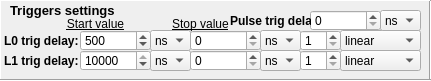
   <widget class="QWidget" name="widget_39" native="true">
    <property name="geometry">
     <rect>
      <x>300</x>
      <y>490</y>
      <width>431</width>
      <height>81</height>
     </rect>
    </property>
    <widget class="Line" name="line_50">
     <property name="geometry">
      <rect>
       <x>420</x>
       <y>0</y>
       <width>21</width>
       <height>81</height>
      </rect>
     </property>
     <property name="orientation">
      <enum>Qt::Vertical</enum>
     </property>
    </widget>
    <widget class="Line" name="line_51">
     <property name="geometry">
      <rect>
       <x>-10</x>
       <y>0</y>
       <width>21</width>
       <height>81</height>
      </rect>
     </property>
     <property name="orientation">
      <enum>Qt::Vertical</enum>
     </property>
    </widget>
    <widget class="Line" name="line_21">
     <property name="geometry">
      <rect>
       <x>0</x>
       <y>-10</y>
       <width>431</width>
       <height>21</height>
      </rect>
     </property>
     <property name="orientation">
      <enum>Qt::Horizontal</enum>
     </property>
    </widget>
    <widget class="Line" name="line_54">
     <property name="geometry">
      <rect>
       <x>0</x>
       <y>70</y>
       <width>431</width>
       <height>21</height>
      </rect>
     </property>
     <property name="orientation">
      <enum>Qt::Horizontal</enum>
     </property>
    </widget>
    <widget class="QLabel" name="label_41">
     <property name="geometry">
      <rect>
       <x>10</x>
       <y>0</y>
       <width>141</width>
       <height>21</height>
      </rect>
     </property>
     <property name="font">
      <font>
       <pointsize>10</pointsize>
       <weight>75</weight>
       <bold>true</bold>
      </font>
     </property>
     <property name="text">
      <string>Triggers settings</string>
     </property>
     <property name="textFormat">
      <enum>Qt::AutoText</enum>
     </property>
     <property name="wordWrap">
      <bool>false</bool>
     </property>
    </widget>
    <widget class="QComboBox" name="comboBox_L1_delta">
     <property name="geometry">
      <rect>
       <x>340</x>
       <y>50</y>
       <width>81</width>
       <height>21</height>
      </rect>
     </property>
     <item>
      <property name="text">
       <string>linear</string>
      </property>
     </item>
     <item>
      <property name="text">
       <string>logarithmic</string>
      </property>
     </item>
    </widget>
    <widget class="QSpinBox" name="L1_2">
     <property name="geometry">
      <rect>
       <x>190</x>
       <y>50</y>
       <width>71</width>
       <height>21</height>
      </rect>
     </property>
     <property name="maximum">
      <number>10000</number>
     </property>
     <property name="singleStep">
      <number>50</number>
     </property>
    </widget>
    <widget class="QComboBox" name="comboBox_L1_2">
     <property name="geometry">
      <rect>
       <x>260</x>
       <y>50</y>
       <width>41</width>
       <height>21</height>
      </rect>
     </property>
     <item>
      <property name="text">
       <string>ns</string>
      </property>
     </item>
    </widget>
    <widget class="QLabel" name="label_42">
     <property name="geometry">
      <rect>
       <x>170</x>
       <y>13</y>
       <width>61</width>
       <height>21</height>
      </rect>
     </property>
     <property name="font">
      <font>
       <weight>50</weight>
       <bold>false</bold>
       <underline>true</underline>
      </font>
     </property>
     <property name="layoutDirection">
      <enum>Qt::LeftToRight</enum>
     </property>
     <property name="text">
      <string>Stop value</string>
     </property>
     <property name="alignment">
      <set>Qt::AlignCenter</set>
     </property>
    </widget>
    <widget class="QLabel" name="label_46">
     <property name="geometry">
      <rect>
       <x>50</x>
       <y>13</y>
       <width>91</width>
       <height>21</height>
      </rect>
     </property>
     <property name="font">
      <font>
       <weight>50</weight>
       <bold>false</bold>
       <underline>true</underline>
      </font>
     </property>
     <property name="text">
      <string>Start value</string>
     </property>
     <property name="alignment">
      <set>Qt::AlignCenter</set>
     </property>
    </widget>
    <widget class="QComboBox" name="comboBox_L0_delta">
     <property name="geometry">
      <rect>
       <x>340</x>
       <y>30</y>
       <width>81</width>
       <height>21</height>
      </rect>
     </property>
     <item>
      <property name="text">
       <string>linear</string>
      </property>
     </item>
     <item>
      <property name="text">
       <string>logarithmic</string>
      </property>
     </item>
    </widget>
    <widget class="QComboBox" name="comboBox_L0">
     <property name="geometry">
      <rect>
       <x>150</x>
       <y>30</y>
       <width>41</width>
       <height>21</height>
      </rect>
     </property>
     <item>
      <property name="text">
       <string>ns</string>
      </property>
     </item>
    </widget>
    <widget class="QComboBox" name="comboBox_L0_2">
     <property name="geometry">
      <rect>
       <x>260</x>
       <y>30</y>
       <width>41</width>
       <height>21</height>
      </rect>
     </property>
     <item>
      <property name="text">
       <string>ns</string>
      </property>
     </item>
    </widget>
    <widget class="QSpinBox" name="spinBox_L0_times">
     <property name="geometry">
      <rect>
       <x>300</x>
       <y>30</y>
       <width>41</width>
       <height>21</height>
      </rect>
     </property>
     <property name="minimum">
      <number>1</number>
     </property>
     <property name="value">
      <number>1</number>
     </property>
    </widget>
    <widget class="QSpinBox" name="L0">
     <property name="geometry">
      <rect>
       <x>80</x>
       <y>30</y>
       <width>71</width>
       <height>21</height>
      </rect>
     </property>
     <property name="maximum">
      <number>1000</number>
     </property>
     <property name="singleStep">
      <number>5</number>
     </property>
     <property name="value">
      <number>500</number>
     </property>
    </widget>
    <widget class="QComboBox" name="comboBox_L1">
     <property name="geometry">
      <rect>
       <x>150</x>
       <y>50</y>
       <width>41</width>
       <height>21</height>
      </rect>
     </property>
     <item>
      <property name="text">
       <string>ns</string>
      </property>
     </item>
    </widget>
    <widget class="QSpinBox" name="spinBox_L1_times">
     <property name="geometry">
      <rect>
       <x>300</x>
       <y>50</y>
       <width>41</width>
       <height>21</height>
      </rect>
     </property>
     <property name="minimum">
      <number>1</number>
     </property>
     <property name="value">
      <number>1</number>
     </property>
    </widget>
    <widget class="QSpinBox" name="L0_2">
     <property name="geometry">
      <rect>
       <x>190</x>
       <y>30</y>
       <width>71</width>
       <height>21</height>
      </rect>
     </property>
     <property name="maximum">
      <number>1000</number>
     </property>
     <property name="singleStep">
      <number>5</number>
     </property>
    </widget>
    <widget class="QSpinBox" name="L1">
     <property name="geometry">
      <rect>
       <x>80</x>
       <y>50</y>
       <width>71</width>
       <height>21</height>
      </rect>
     </property>
     <property name="maximum">
      <number>10000</number>
     </property>
     <property name="singleStep">
      <number>50</number>
     </property>
     <property name="value">
      <number>10000</number>
     </property>
    </widget>
    <widget class="QLabel" name="label_47">
     <property name="geometry">
      <rect>
       <x>4</x>
       <y>30</y>
       <width>81</width>
       <height>21</height>
      </rect>
     </property>
     <property name="font">
      <font>
       <weight>75</weight>
       <bold>true</bold>
      </font>
     </property>
     <property name="text">
      <string>L0 trig delay:</string>
     </property>
    </widget>
    <widget class="QLabel" name="label_48">
     <property name="geometry">
      <rect>
       <x>4</x>
       <y>50</y>
       <width>81</width>
       <height>21</height>
      </rect>
     </property>
     <property name="font">
      <font>
       <weight>75</weight>
       <bold>true</bold>
      </font>
     </property>
     <property name="text">
      <string>L1 trig delay:</string>
     </property>
    </widget>
    <widget class="QSpinBox" name="delay_trig">
     <property name="geometry">
      <rect>
       <x>310</x>
       <y>10</y>
       <width>71</width>
       <height>21</height>
      </rect>
     </property>
     <property name="maximum">
      <number>1000</number>
     </property>
     <property name="singleStep">
      <number>5</number>
     </property>
    </widget>
    <widget class="QComboBox" name="comboBox_delay_trig">
     <property name="geometry">
      <rect>
       <x>380</x>
       <y>10</y>
       <width>41</width>
       <height>21</height>
      </rect>
     </property>
     <item>
      <property name="text">
       <string>ns</string>
      </property>
     </item>
    </widget>
    <widget class="QLabel" name="label_52">
     <property name="geometry">
      <rect>
       <x>230</x>
       <y>10</y>
       <width>81</width>
       <height>21</height>
      </rect>
     </property>
     <property name="font">
      <font>
       <weight>75</weight>
       <bold>true</bold>
      </font>
     </property>
     <property name="text">
      <string>Pulse trig delay:</string>
     </property>
    </widget>
   </widget>
